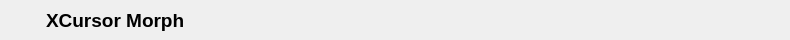
<?xml version="1.0" encoding="UTF-8"?>
<ui version="4.0">
 <class>Header</class>
 <widget class="QWidget" name="Header">
  <property name="geometry">
   <rect>
    <x>0</x>
    <y>0</y>
    <width>790</width>
    <height>40</height>
   </rect>
  </property>
  <property name="windowTitle">
   <string>Form</string>
  </property>
  <layout class="QHBoxLayout" name="horizontalLayout">
   <property name="spacing">
    <number>0</number>
   </property>
   <property name="leftMargin">
    <number>0</number>
   </property>
   <property name="topMargin">
    <number>0</number>
   </property>
   <property name="rightMargin">
    <number>0</number>
   </property>
   <property name="bottomMargin">
    <number>0</number>
   </property>
   <item>
    <widget class="QWidget" name="Content" native="true">
     <property name="styleSheet">
      <string notr="true"/>
     </property>
     <layout class="QHBoxLayout" name="horizontalLayout_2" stretch="1,10">
      <property name="leftMargin">
       <number>0</number>
      </property>
      <property name="topMargin">
       <number>0</number>
      </property>
      <property name="rightMargin">
       <number>0</number>
      </property>
      <property name="bottomMargin">
       <number>0</number>
      </property>
      <item>
       <widget class="QLabel" name="IconLabel">
        <property name="maximumSize">
         <size>
          <width>40</width>
          <height>40</height>
         </size>
        </property>
        <property name="styleSheet">
         <string notr="true">padding: 0px 0px 0px 10px;</string>
        </property>
        <property name="text">
         <string/>
        </property>
        <property name="pixmap">
         <pixmap resource="../../../assets/assets.qrc">:/favicon</pixmap>
        </property>
       </widget>
      </item>
      <item>
       <widget class="QLabel" name="TitleLabel">
        <property name="styleSheet">
         <string notr="true">font-size: 14pt;
font-weight: bold;</string>
        </property>
        <property name="text">
         <string>XCursor Morph</string>
        </property>
        <property name="alignment">
         <set>Qt::AlignmentFlag::AlignLeading|Qt::AlignmentFlag::AlignLeft|Qt::AlignmentFlag::AlignVCenter</set>
        </property>
       </widget>
      </item>
     </layout>
    </widget>
   </item>
  </layout>
 </widget>
 <resources>
  <include location="../../../assets/assets.qrc"/>
 </resources>
 <connections/>
</ui>
